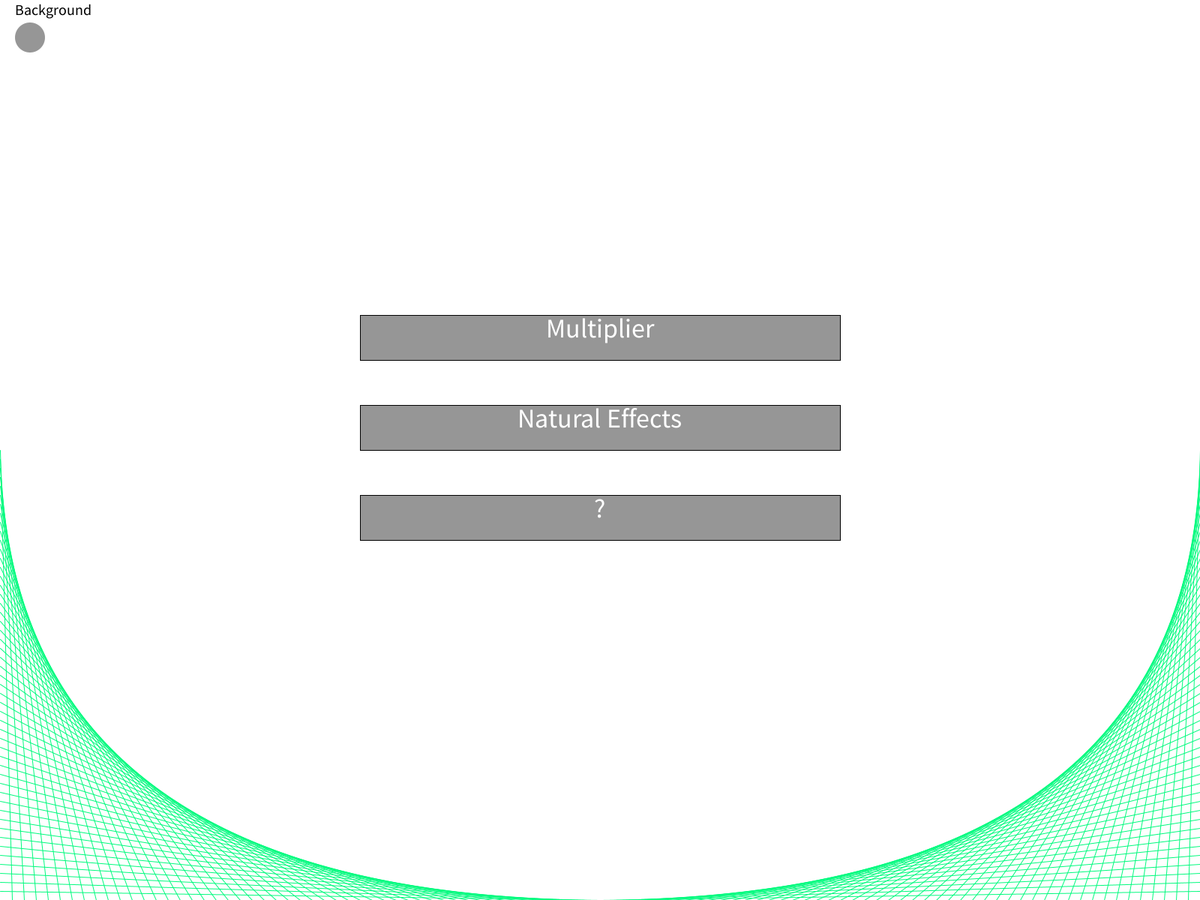
Frame 1 (no input)
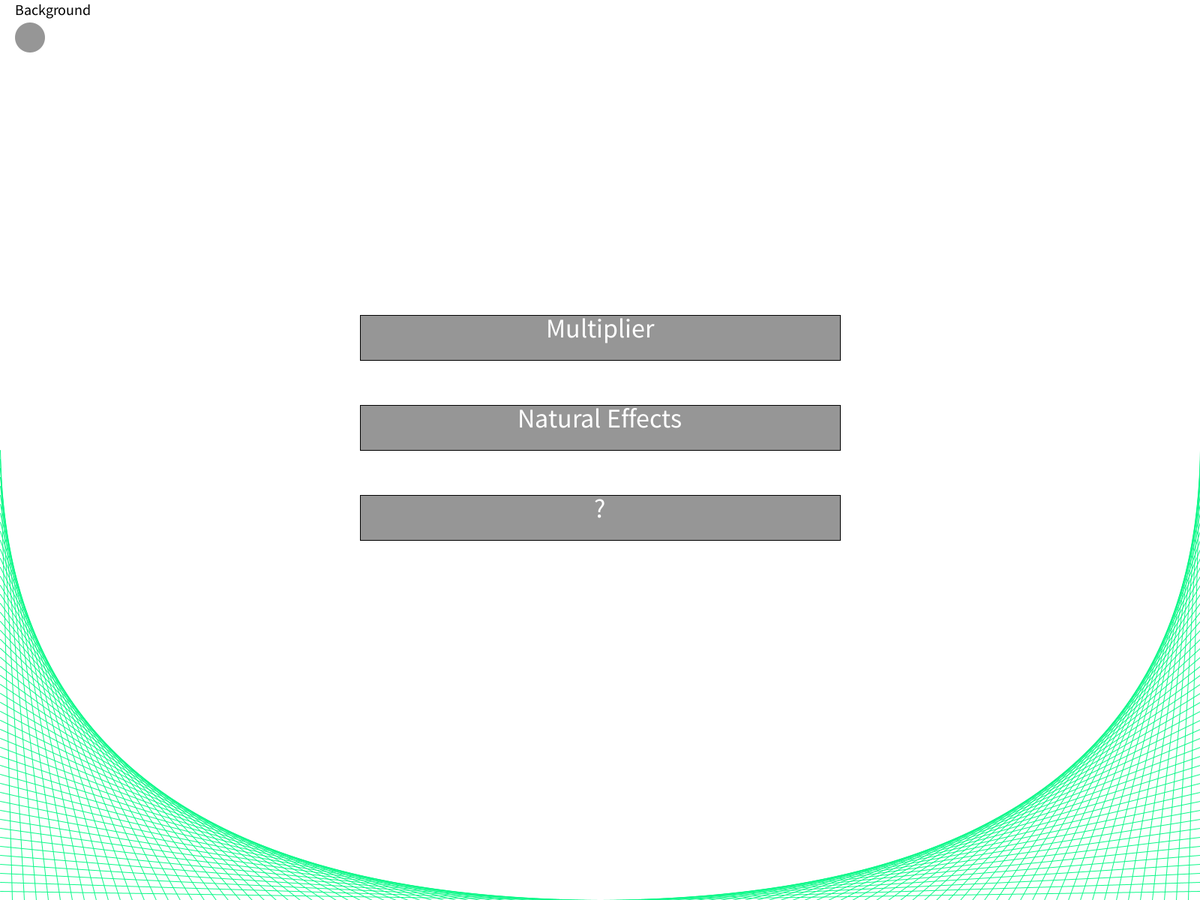
Frame 60 (the mouse pressed at the canvas centre just before this capture)
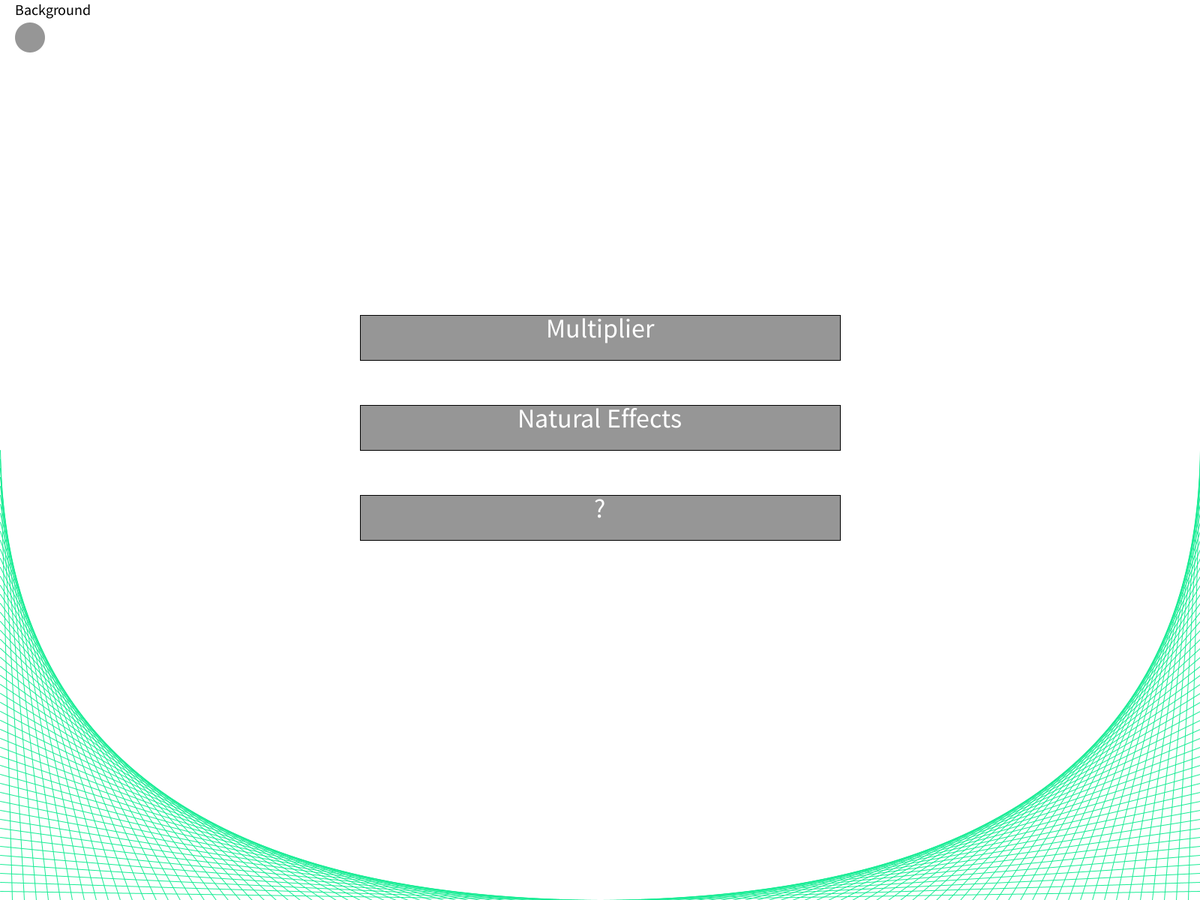
Frame 120 (the mouse held since frame 60 and released just before this capture)

The Processing sketch that drew these frames (run headless with seeded random() and noise(); from frame 60 on, the mouse is pressed at the canvas centre):

// Processing sketch: Some_Line_Applications
// ── Some_Line_Applications.pde
boolean lastPressed;
int lastState;
int state = 0;
int total;
float r = 0;
float g = 250;
float b = 125;
float rinc = 0.2;
float ginc = 0.2;
float binc = 0.2;

void setup() {
  fullScreen();
  background(255);
  frameRate(1000);
  //Main
  bx1 = width/5;
  by1 = height/20;
  diameter =  height*0.8;
  sliderMin = width-310;
  sliderMax = width-30;
}

void draw() {
  shade = map(switch1, 0, 255, 255, 0);

  if (state == 0) {
    background(switch1);
    state0();
  } else if (state == 1) {
    state1();
  } else if (state == 2) {
    background(switch1);
    state2();
  }

  lastPressed = mousePressed;
  lastState = state;
  total += 1;
}

// ── One.pde
float diameter;
float degrees = 0;
float inc = 1;
float multiplier = 0;
float x1;
float y1;
float x2;
float y2;
int slider;
int sliderMin;
int sliderMax;
boolean change= true;

void state1 () {
  if (total <= 1) {
    background(switch1);
    r = 0;
    g = 125;
    b = 250;

    stroke(100);
    noFill();
    ellipse(width/2, height/2, diameter, diameter);
    fill(shade);
    textAlign(LEFT);
    textSize(20);
    text("Multiplier = " + multiplier, 20, 20 );
  }
  //Increase Buttons
  strokeWeight(2);
  stroke(shade);
  textSize(30);
  textAlign(CENTER);
  //+1
  if (dist(mouseX, mouseY, 50, 70) <= 35)
    fill(200);
  else fill(150);
  ellipse(50, 70, 70, 70);
  fill(switch1);
  text("+1", 50, 80);

  //+10
  if (dist(mouseX, mouseY, 50, 150) <= 35)
    fill(200);
  else fill(150);
  ellipse(50, 150, 70, 70);
  if (!lastPressed && mousePressed && dist(mouseX, mouseY, 50, 150) <= 35)
    multiplier -= 2;
  fill(switch1);
  text("-1", 50, 160);

  //-1
  if (dist(mouseX, mouseY, 50, 240) <= 35)
    fill(200);
  else fill(150);
  ellipse(50, 240, 70, 70);
  if (!lastPressed && mousePressed && dist(mouseX, mouseY, 50, 240) <= 35)
    multiplier += 9;
  fill(switch1);
  text("+10", 50, 250);

  //-10
  if (dist(mouseX, mouseY, 50, 320) <= 35)
    fill(200);
  else fill(150);
  ellipse(50, 320, 70, 70);
  if (!lastPressed && mousePressed && dist(mouseX, mouseY, 50, 320) <= 35)
    multiplier -= 11;
  fill(switch1);
  text("-10", 50, 330);

  //Back button
  if (mouseX >= width-180 && mouseX <= width-20 && mouseY >= 20 && mouseY <= 60)
    fill(200);
  else fill(150);
  stroke(shade);
  rect(width-180, 20, 160, 40);
  fill(255);
  textAlign(CENTER);
  textSize(36);
  text("Home", width-100, 52);

  //Clear
  if (mouseX >= 20 && mouseX <= 220 && mouseY >= height-60 && mouseY <= height-20) {
    fill(200);
  }
  else fill(150);
  stroke(shade);
  rect(20, height-60, 160, 40);
  fill(255);
  textAlign(CENTER);
  textSize(36);
  text("Clear", 100, height-28);

  //set points
  stroke(shade);
  noFill();
  x1 = width/2 + cos(radians(degrees)) * diameter/2;
  y1 = height/2 + sin(radians(degrees)) * diameter/2;
  x2 = width/2 + cos(radians(degrees*multiplier)) * diameter/2;
  y2 = height/2 + sin(radians(degrees*multiplier)) * diameter/2;

  //colours
  r += rinc;
  g += ginc;
  b += binc;
  if (r <= 0 || r >= 255)
    rinc =- rinc;
  if (g <= 0 || g >= 255)
    ginc =- ginc;
  if (b <= 0 || b >= 255)
    binc =- binc;
  stroke(r, g, b);
  line(x1, y1, x2, y2);


  //slider
  fill(switch1);
  noStroke();
  rect(width-330, height-110, 330, 110);
  stroke(shade);
  if (mousePressed && mouseX >= slider-8 && mouseX <= slider+8 && mouseY <= height-20 && mouseY >= height-70) {
    move = true;
    change = false;
  }
  if (move)
    slider = mouseX;
  if (slider < sliderMin)
    slider = sliderMin;
  if (slider > sliderMax)
    slider = sliderMax;
  fill(switch1);
  rect(width-310, height-60, 280, 30);
  if (mouseX >= slider-8 && mouseX <= slider+8 && mouseY <= height-20 && mouseY >= height-70)
    fill(200);
  else
    fill(150);
  rect(slider-8, height-70, 16, 50, 6);
  if (lastPressed && !mousePressed)
    move = false;
  inc = map(slider, width-310, width-30, 1, 10);
  inc = Math.round(inc);
  textAlign(RIGHT);
  textSize(30);
  fill(shade);
  text("speed = " + inc, width-30, height-80);

  //add one to multiplier
  if (!lastPressed && mousePressed && change) {    
    background(switch1);
    degrees = 0;
    multiplier += 1;
    fill(shade);
    textAlign(LEFT);
    textSize(20);
    text("Multiplier = " + multiplier, 20, 20 );
    stroke(100);
    noFill();
    ellipse(width/2, height/2, diameter, diameter);
    if (mouseX >= width-180 && mouseX <= width-20 && mouseY >= 20 && mouseY <= 60) {
      state = 0;
      multiplier -= 1;
    }
    if (mouseX >= 20 && mouseX <= 160 && mouseY >= height-60 && mouseY <= height-20) {
      stroke(100);
      fill(switch1);
      ellipse(width/2, height/2, diameter, diameter);
      multiplier -= 1;
    }
  }

  degrees += inc;
  change = true;
}
// ── Two.pde
Drop[] drops = new Drop[200];
float dropState = 0;

void state2() {
  //Make the rain drops
  if (total <= 1) {
    for (int i = 0; i < drops.length; i++) {
      drops[i] = new Drop();
    }
  }

  //update the rain drops
  fill(0, 0, 255, 50);
  rect(0, 0, width-1, height-1);
  for (int i = 0; i < drops.length; i++) {
    if (dropState == 0)
      drops[i].updateRain();
    else if (dropState == 1)
      drops[i].updateSnow();
  }

  //Back button
  if (mouseX >= width-180 && mouseX <= width-20 && mouseY >= 20 && mouseY <= 60)
    fill(200);
  else fill(150);
  stroke(shade);
  rect(width-180, 20, 160, 40);
  fill(255);
  textAlign(CENTER);
  textSize(36);
  text("Home", width-100, 52);
  if (!lastPressed && mousePressed) {
    if (mouseX >= width-180 && mouseX <= width-20 && mouseY >= 20 && mouseY <= 60) {
      state = 0;
    }
  }

  //Weather Buttons
  strokeWeight(2);
  stroke(shade);
  textSize(24);
  textAlign(CENTER);
  
  //Rain
  if (dist(mouseX, mouseY, 50, 60) <= 35) {
    if (mousePressed && !lastPressed)
      dropState = 0;
    fill(200);
  } else fill(150);
  ellipse(50, 60, 70, 70);
  fill(switch1);
  text("Rain", 50, 70);
  
  //Snow
  if (dist(mouseX, mouseY, 50, 150) <= 35) {
    if (mousePressed && !lastPressed)
      dropState = 1;
    fill(200);
  } else fill(150);
  ellipse(50, 150, 70, 70);
  fill(switch1);
  text("Snow", 50, 160);
}

class Drop {
  float x;
  float y;
  float fall;
  float size;
  float xInc;
  float dy;

  Drop() {
    size = random(1, 5);
    fall = size*6;
    x = random(0, width);
    y = random(-height*2, -height);
    xInc = random(-2, 2);
  }

  void updateRain() {
    dy = y;
    y += fall*map(mouseY, 0, height, 0, 2);
    if (y >= height) {
      x = random(0, width);
      y = 0;
      dy = y;
    }
    fill(255);
    stroke(255);
    strokeWeight(size / 2);
    line(x+size/2, dy, x+size/2, y);
  }

  void updateSnow() {
    dy = y;
    y += fall/8;
    x += xInc;
    if (x <= 0) 
      x = width;
    if (x >= width) 
      x = 0;
    if (y >= height) {
      x = random(0, width);
      y = 0;
      dy = y;
    }
    fill(255);
    stroke(255);
    strokeWeight(size / 2);
    ellipse(x, dy, size, size);
  }
}
// ── Zero.pde
//Main
float bx1;
float by1;

//Slider
boolean move;
int switch1 = 255;
float shade;

void state0 () {
  //Background switch
  fill(shade);
  textAlign(LEFT);
  textSize(20);
  text("Background", 20, 20 );
  noStroke();
  if (dist(mouseX, mouseY, 40, 50) <= 20)
    fill(200);
  else fill(150);
  ellipse(40, 50, 40, 40);
  if (!lastPressed && mousePressed) {
    if (dist(mouseX, mouseY, 40, 50) <= 20) {
      if (switch1 == 0)
        switch1 = 255;
      else
        switch1 = 0;
    }
  }

  //Text Boxes
  stroke(shade);
  if (mouseX > width/2-bx1 && mouseX < width/2+bx1 && mouseY > height/2-by1*3 && mouseY < height/2-by1*2)
    fill(200);
  else 
  fill(150);
  rect(width/2-bx1, height/2-by1*3, bx1*2, by1);
  if (mouseX > width/2-bx1 && mouseX < width/2+bx1 && mouseY > height/2-by1 && mouseY < height/2)
    fill(200);
  else 
  fill(150);
  rect(width/2-bx1, height/2-by1, bx1*2, by1); 
  if (mouseX > width/2-bx1 && mouseX < width/2+bx1 && mouseY > height/2+by1*1 && mouseY < height/2+by1*2)
    fill(200);
  else 
  fill(150);
  rect(width/2-bx1, height/2+by1, bx1*2, by1);
  textSize(36);
  textAlign(CENTER);
  fill(switch1);
  text("Multiplier", width/2, height/2-by1*3+30);
  text("Natural Effects", width/2, height/2-by1+30);
  text("?", width/2, height/2+by1+30);

  if (!lastPressed && mousePressed) {
    if (mouseX > width/2-bx1 && mouseX < width/2+bx1 && mouseY > height/2-by1*3 && mouseY < height/2-by1*2) {
      state = 1;
      background(switch1);
      total = 0;
    }
    else if (mouseX > width/2-bx1 && mouseX < width/2+bx1 && mouseY > height/2-by1 && mouseY < height/2) {
      state = 2;
      background(switch1);
      total = 0;
    }
  }

  //Deco
  stroke(r, g, b);
  r += rinc;
  g += ginc;
  b += binc;
  if (r <= 0 || r >= 255)
    rinc =- rinc;
  if (g <= 0 || g >= 255)
    ginc =- ginc;
  if (b <= 0 || b >= 255)
    binc =- binc;
  float y = 0;
  for (float x = 0; x < width/2; x += width/100) {
    y += height/100;
    line(width/2+x, height, width, height-y);
    line(width/2-x, height, 0, height-y);
  }
}
